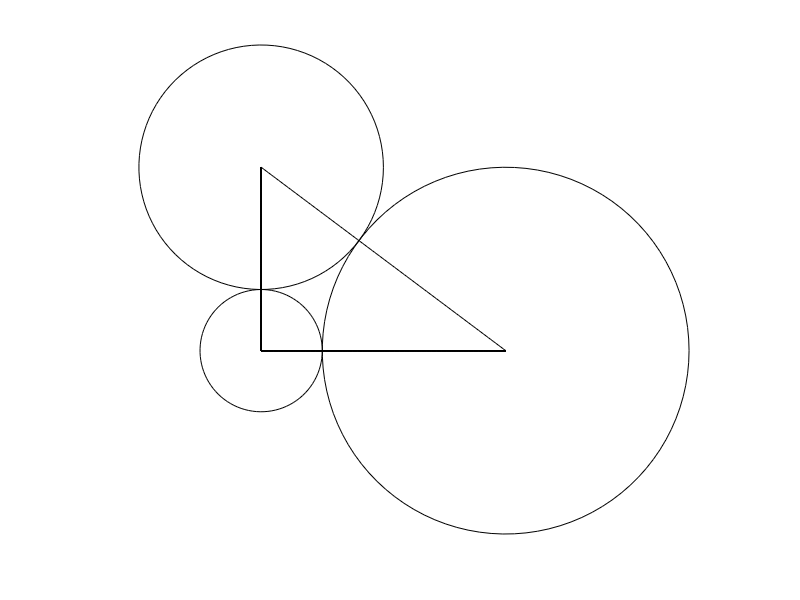
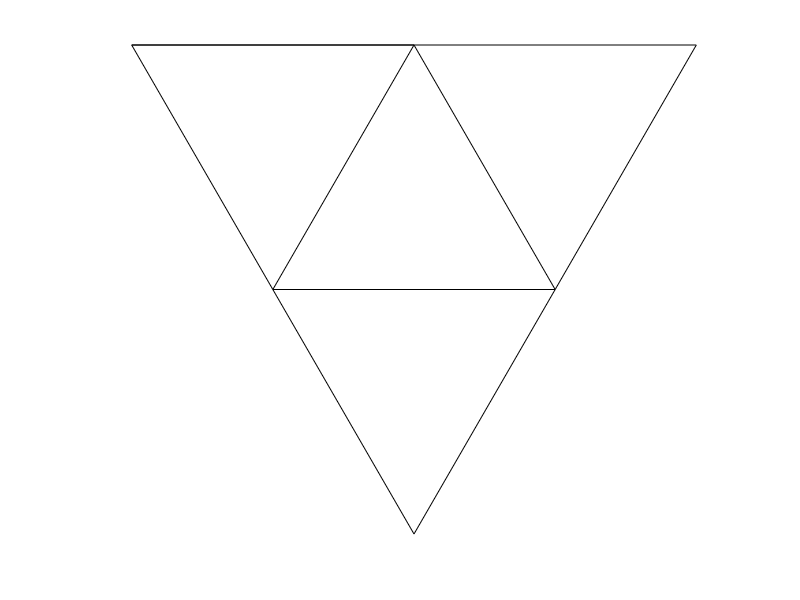
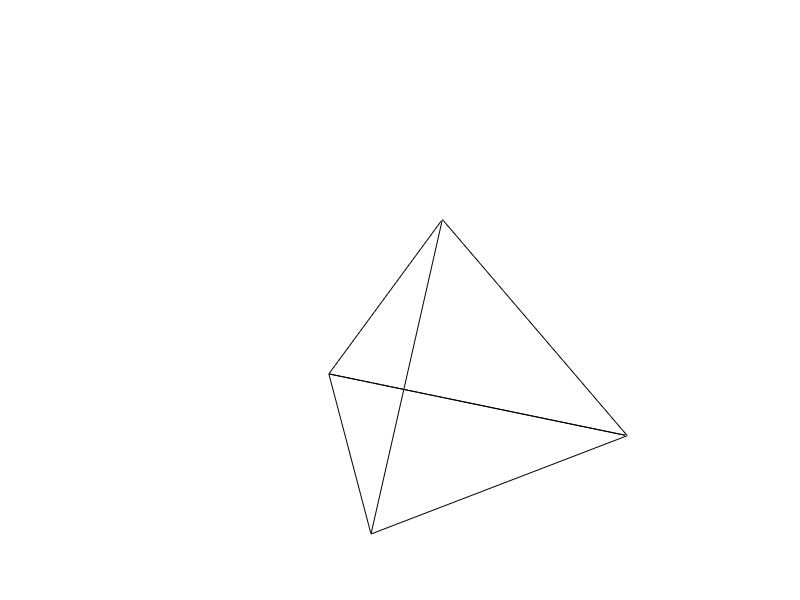
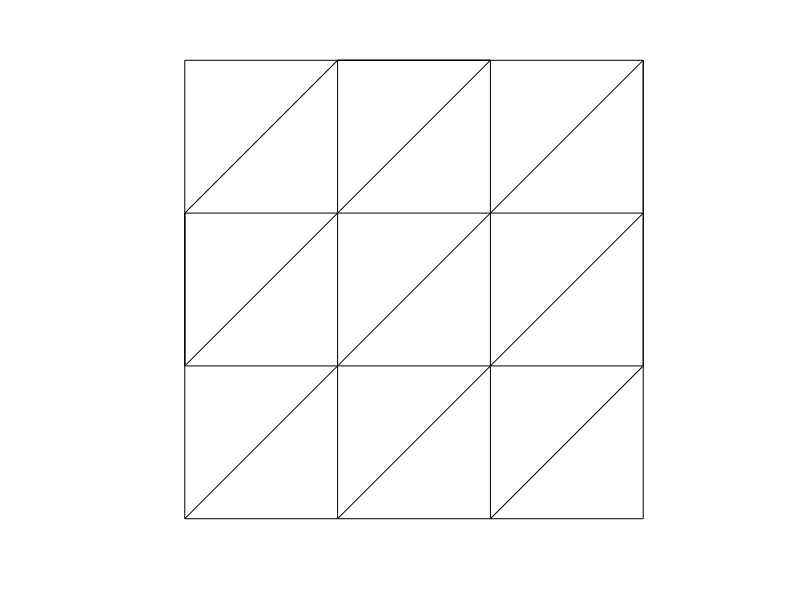

Source code (MATLAB) for these figures, in order:
% This m-file contains graphs for the miscellaneous pictures used in the
% report. The program can be run all at once, or individual figures can be
% produced, either copied and pasted into the main MATLAB window, or
% highlight, right click, and pick "Evaluate Selection". 3-D pictures can
% be rotated to a preferred angle. 

% figure 1. Right triangle made of circles. 
figure;
th = linspace(0,2*pi);
x = cos(th); y = sin(th);
x2 = 4 + 3*cos(th); y2 = 3*sin(th);
x3 = 2*cos(th); y3 = 3 + 2*sin(th);
x4 = zeros(100);
y4 = linspace(0,3);
x5 = linspace(0,4);
y5 = zeros(100);
x6 = x5; y6 = 3 - .75*x6;
plot(x,y,'k',x2,y2,'k',x3,y3,'k',x4,y4,'k',x5,y5,'k',x6,y6,'k')
axis image; axis off;

%figure 2. Basic flat tetrahedron. One vertex at (0,0). 
figure; 
k = sqrt(3)/2;
%format is [x1, x2, ..., x_n],[y1,y2, ... , y_n]. 'k' means make them 
%all black (default is blue)
plot([-.5,.5,1.5,1,.5,0,-.5,.5,1,0,.5],[k,k,k,0,-k,0,k,k,0,0,k],'k')
axis image; axis off;

%figure 3. Basic 3D tetrahedron. 
figure;
k = sqrt(3)/2; h = sqrt(2/3);
plot3([0,1,.5,0,.5,.5,1,.5],[0,0,k,0,k/3,k,0,k/3],[0,0,0,0,h,0,0,h],'k')
axis image; axis off;

%figure 4. Triangulation of 9 point torus.
figure; 
plot([0,3,3,0,0,3,3,0,0,2,1,1,3,3,0,0,1,2,2,3],[0,0,3,3,0,3,2,2,1,3,3,0,2,1,1,2,3,3,0,1],'k')
axis off; axis image;
axis([-0.1,3.1,-0.1,3.1])

%figure 5. 9 point torus w/ added vertex (1-3 Flip). 
figure; 
plot([0,3,3,0,0,3,3,0,0,2,1,1,3,3,0,0,1,2,2,3,3,1,0.3,0,0,0.3],[0,0,3,3,0,3,2,2,1,3,3,0,2,1,1,2,3,3,0,1,3,3,2.7,3,2,2.7],'k')
axis off; axis image;
axis([-0.1,3.1,-0.1,3.1])

%figure 6. Dual edge
figure
k = sqrt(3)/2; th = [0:.01:2*pi];
plot([1 + k/3*cos(th)],[2*k/3 + k/3*sin(th)],'k','linewidth',2)
hold on
plot([.5 + k/3*cos(th)],[k/3 + k/3*sin(th)],'k','linewidth',2)
plot([0,1,1.5,0.5,0,1,0.5],[0,0,k,k,0,0,k],'k','linewidth',2)
plot([.5,1],[k/3,2*k/3],'k','linewidth',2)
axis image
axis off

%figure 7. 2-2 Flip
figure;
k = sqrt(3)/2;
x1 = [0,1,1.5,0.5,0,1,0.5]; y1 =[0,0,k,k,0,0,k];
x2 = [3,4,4.5,3.5,3,4.5]; y2 = [0,0,k,k,0,k];
x3 = x2 - 1.5; 
plot(x1,y1,'k','linewidth',2)
hold on;
plot(x3,y2,'k','linewidth',2)
axis off; axis image;

%figure 8. Adjoined tetrahedra at a vertex. 
figure;
k = sqrt(3)/2; h = sqrt(2/3);
x = [0,.5,-.5,0,-.5,.5,0,0,.5,-.5,0,0,0,.5,-.5,0,0];
y = [0,k,k,0,-k,-k,0,2*k/3,k,k,2*k/3,0,-2*k/3,-k,-k,-2*k/3,0];
z = [0,0,0,0,0,0,0,h,0,0,h,0,h,0,0,h,0];
plot3(x,y,z,'k')
axis off

%figure 9. Overlapping radii.
figure;
th = 0:.01:2*pi;
x = 5*cos(th);
y = 5*sin(th);
x2 = 7 + 4*cos(th);
y2 = 4*sin(th);
plot(x,y,'k',x2,y2,'k',[0 7],[0 0],'k')
axis off
hold on; z = 8*sqrt(6)/7;
plot([0 29/7],[0 z],'k',[7 29/7],[0 z],'k')
text(29/7 - .4, z + 1.6, '\Phi', 'FontSize', 20)
plot([29/7 7.3 29/7 2],[z 5.5 z 6],'k');
axis image

%figure 10. Bad case. 
figure;
gx = [0,3,3,0,0,3,3+sqrt(24.75),3,1.5,0,-sqrt(24.75),0,1.5,0];
gy = [0,0,1,1,0,1,.5,0,-sqrt(18.75),0,.5,1,1+sqrt(18.75),1];
gx(7) = 3 + sqrt(3.75);
gx(11) = -sqrt(3.75);
gy(9) = -sqrt(4-2.25);
gy(13) = 1 + sqrt(4-2.25);
gx(14) = 3;
plot(gx,gy,'k')
text(1.1,0.5,num2str(5),'FontSize',15)
text(-.2,.5,num2str(2),'FontSize',15)
text(1.5,1.1,num2str(4),'FontSize',15)
text(2,2,num2str(5),'FontSize',15)
axis off;

%figure 11. Octahedron sphere
figure;
th = 0:.001:2*pi;
x1 = zeros(size(th)); y1 = 1.01*cos(th); z1 = 1.01*sin(th);
y2 = zeros(size(th)); z2 = 1.01*cos(th); x2 = 1.01*sin(th);
z3 = zeros(size(th)); x3 = 1.01*cos(th); y3 = 1.01*sin(th);
XT = -1:.1:1;
YT1 = sqrt(1 - XT.^2);
YT2 = -sqrt(1 - XT.^2);
YT = [YT1 YT2];
[XT, YT] = meshgrid(XT,YT);
Z = real(sqrt(1 - XT.^2 - YT.^2));
Z2 = -Z;
mesh(XT,YT,Z)
hold on
mesh(XT,YT,Z2)
plot3(x1,y1,z1,'k','linewidth',3);
plot3(x2,y2,z2,'k','linewidth',3);
plot3(x3,y3,z3,'k','linewidth',3);
axis image; axis off

%figure 12. A Poincare disk of sorts, enclosed by circle of radius 1. 
figure;
maxr = 50;
for r = 1:maxr
    th = 0:.01:2*pi;
    for j = 1:size(th,1)
        x = (log10(r)/log10(maxr))*cos(th);
        y = (log10(r)/log10(maxr))*sin(th);
        plot(x,y,'k-'); hold on
    end
end
axis image
axis off

%Figure 13. An example of an anti- triangle. The red line is the one that
%is flipped. Dots are used to illustrate the negative area. 

figure;
Y = [0 0 1 0];
X = [0 1 2 0];
plot(X,Y,'linewidth',2)
hold on; 
plot(X,-Y,'g','linewidth',2)
hold on;
plot([0 1],[0 0],'r','linewidth',2)
axis off;

figure;
X2 = 1:.1:1.9;
Y2 = -1:.1:1;
[X2, Y2] = meshgrid(X2,Y2);
for i = 1:size(X2,1)*size(X2,2)
    if Y2(i) - X2(i) >= -1;
        X2(i) = 1.1; Y2(i) = 0;
    end
    if X2(i) + Y2(i) <= 1
        X2(i) = 1.1; Y2(i) = 0;
    end  
end
plot(X2,Y2,'r.','linewidth',2);
hold on;
plot([2 2],[-1,1],'r','linewidth',2)
plot([0 2 1],[0 1 0],'linewidth',2)
plot([0 2 1], [0 -1 0],'g', 'linewidth', 2)
X3 = 0.05:.1:1.95;
Y3 = -.95:.1:.95;
[X3, Y3] = meshgrid(X3,Y3);
for i = 1:size(X3,1)*size(X3,2)
    if Y3(i) - .5*X3(i) >= 0
        X3(i) = 1.1; Y3(i) = 0;
    end
    if .5*X3(i) + Y3(i) <= 0
        X3(i) = 1.1; Y3(i) = 0;
    end  
end
plot(X3,Y3,'b.')
axis off;

%Figure 14. A 1-3 and 3-1 flip. Draw arrows on Figure manually. 
k = sqrt(3)/2;
X = [0 1 .5 0];
Y = [0 0 k 0];
plot(X,Y,'k','linewidth',2)
hold on;
plot(X+1.5,Y,'k','linewidth',2)
X2 = [1.5 2 2 2 2.5];
Y2 = [0 k/3 k k/3 0];
plot(X2,Y2,'k','linewidth',2)
axis image
axis off

%Figure 15. Picture in front of proof. 
th = 0:.001:2*pi;
X = [-1 -.6 .8 .2 -1 .8];
Y = [0 -.8 -.6 sqrt(.96) 0 -.6];
plot(cos(th),sin(th),'k','linewidth',2)
hold on
plot(X,Y,'k','linewidth',2)
for i = 1:size(X,2)-1
    cx = X(i) + .3*cos(th);
    cy = Y(i) + .3*sin(th);
    %plot(cx,cy,'r')
    plot([0 X(i)],[0 Y(i)],'b');
end
text(-.1,-.5,'A')
text(.35,-.22,'B')
text(.18,.1,'C')
text(-.1, .24,'D')
axis image
axis off

%Figure 16. Weighted picture
figure;
th = 0:.001:2*pi;
X = [-1 -.2 1 -.3 -1];
Y = [0 -.8 0 .7 0];
text(-1.1, 0, 'i')
text(1.1, 0, 'j')
text(-.3, .8, 'k')
text(-.2, -.9, 'l')
%plot(cos(th),sin(th),'k','linewidth',2)
hold on
plot(X,Y,'k','linewidth',2)
w = [ 1 .5 .5 1];
for i = 1:size(X,2)-1
    cx = X(i) + w(i)*cos(th);
    cy = Y(i) + w(i)*sin(th);
    %plot(cx,cy,'r')
end
wi = w(1); wl = w(2); wj = w(3); wk = w(4);
Lij = 2; Lik = sqrt(.7^2 + .7^2); Ljk = sqrt(1.3^2 + .7^2);
Lil = sqrt(2*.8^2); Ljl = sqrt(1.2^2 + .8^2);

thJIK = pi/4; thJIL = pi/4;

Dij = (Lij^2 + wi^2 - wj^2)/(2*Lij);
Dik = (Lik^2 + wi^2 - wk^2)/(2*Lik);
h = (Dik - Dij*cos(thJIK))/sin(thJIK);
Xdij = -1 + Dij;
plot([Xdij, Xdij],[0 h],'b','linewidth',2);
Xdik = -1 + .7*Dik/Lik;
Ydik = .7*Dik/Lik;
plot([Xdik, Xdij],[Ydik h],'b','linewidth',2);

Djk = (Ljk^2 + wj^2 - wk^2)/(2*Ljk);
Xdjk = 1 - 1.3*Djk/Ljk; 
Ydjk = .7*Djk/Ljk;
plot([Xdjk Xdij],[Ydjk h],'b','linewidth',2);

Dil = (Lil^2 + wi^2 - wl^2)/(2*Lil);
h2 = (Dil - Dij*cos(thJIL))/sin(thJIL);
plot([Xdij, Xdij],[0, h2],'b','linewidth',2)

Xdil = -1 + .8*Dil/Lil; 
Ydil = -.8*Dil/Lil;
plot([Xdil, Xdij],[Ydil, h2],'b','linewidth',2);

Djl = (Ljl^2 + wj^2 - wl^2)/(2*Ljl);
Xdjl = 1 - 1.2*Djl/Ljl; 
Ydjl = -.8*Djl/Ljl;
plot([Xdjl, Xdij],[Ydjl, h2],'b','linewidth',2)

text(.05,-.5,'B_{ijk}')
text(.4,-.22,'B_{jkl}')
text(.18,.15,'B_{ijl}')
text(-.2, -.24,'B_{ikl}')
text(.45,-.42,'A_{jl}')
text(-.42,-.66,'A_{il}')
text(-.72,.42,'A_{ik}')
text(.57,.27,'A_{jk}')
axis image
axis off

%Figure 17. New bad case. 
figure;
gx = [0 4 4 0 0 4];
gy = [0 0 2 2 0 2];
h = 1 + sqrt(20)/2;
x1 = h*cos(th);y1 = h*sin(th);
ha = 4 - h; hc = sqrt(20) - h;
x2 = 4 + ha*cos(th); y2 = ha*sin(th);
x3 = 4 + hc*cos(th); y3 = 2 + hc*sin(th);
x4 = 2 + 3.7225*cos(th); y4 = 2 + sqrt(21.25) +3.7225*sin(th);
plot(gx,gy,'k',x1,y1,'b',x2,y2,'b',x3,y3,'b')
c1 = 4 + h*cos(th); d1 = 2 + h*sin(th);
c2 = ha*cos(th); d2 = 2 + ha*sin(th);
c3 = hc*cos(th); d3 = hc*sin(th);
hold on;
plot(c1,d1,'r',c2,d2,'r',c3,d3,'r')
axis image
axis off
